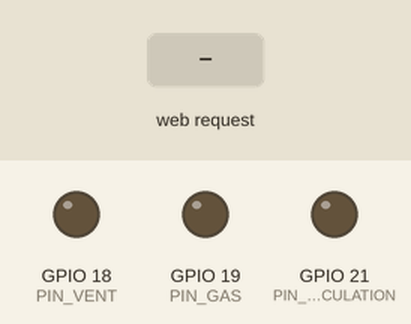
Simulated run of this sketch. Board: ESP32. On the bench: output pins drawn as LEDs (lit = HIGH). The inputs (shaded band) are chosen by the test bench. WiFi joins after 1.5 s; servers stay silent unless stated; what the sketch prints to the serial monitor is not drawn.

Above: at 2.9 s.
3.0 s: HTTP request GET /command/start_gas received
At 4.0 s:
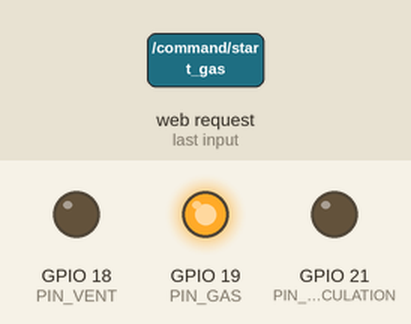
4.5 s: HTTP request GET /command/start_circulation received
At 5.2 s:
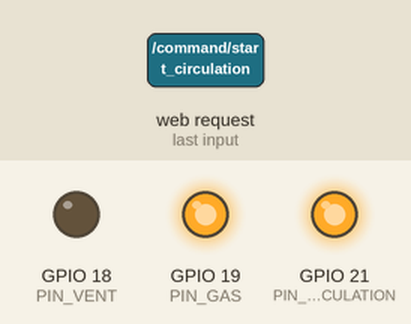
6.0 s: HTTP request GET /command/stop_gas received
At 6.3 s:
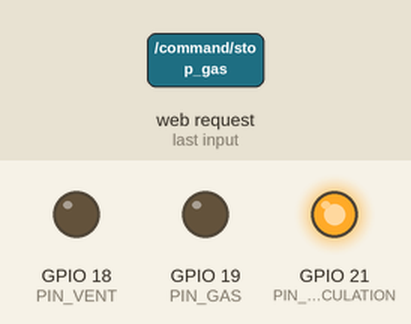
7.5 s: HTTP request GET /command/start_vent received
At 8.6 s:
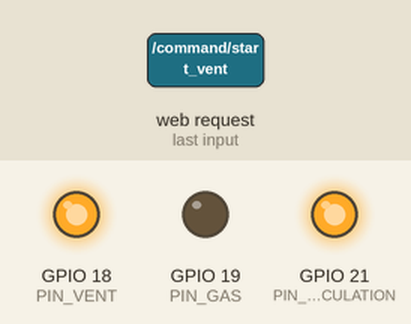
9.0 s: HTTP request GET /command/stop_circulation received
At 9.8 s:
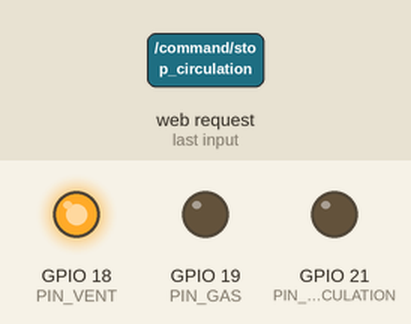
10.5 s: HTTP request GET /command/start_gas received
At 11.0 s:
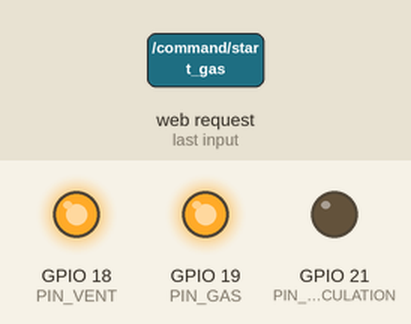
Timing chart, 0 to 13.0 s (numbered marks = the images above; inputs shaded):
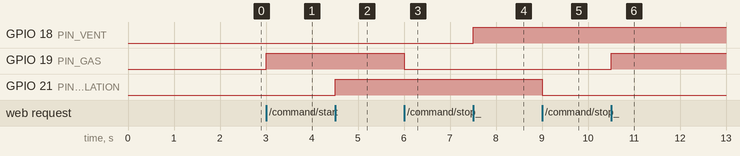

Measured:
- after the input at 3.0 s, GPIO 19 (PIN_GAS): LOW → HIGH at once
- after the input at 4.5 s, GPIO 21 (PIN_CIRCULATION): LOW → HIGH at once
- after the input at 6.0 s, GPIO 19 (PIN_GAS): HIGH → LOW at once
- after the input at 7.5 s, GPIO 18 (PIN_VENT): LOW → HIGH at once
- after the input at 9.0 s, GPIO 21 (PIN_CIRCULATION): HIGH → LOW at once
- after the input at 10.5 s, GPIO 19 (PIN_GAS): LOW → HIGH at once

The sketch:

enverid_relay_interface.ino
```cpp
#include <WiFi.h>
#include <AsyncTCP.h>
#include <ESPAsyncWebServer.h>

// -----------------------------
// Network Config (Static IP)
// -----------------------------
// const char* WIFI_SSID     = "TP-Link_33FE";
// const char* WIFI_PASSWORD = "82250805";
const char* WIFI_SSID     = "ASUS_E9";
const char* WIFI_PASSWORD = "WHwxa031";

IPAddress local_IP(192, 168, 1, 99);
IPAddress gateway(192, 168, 1, 1);
IPAddress subnet(255, 255, 255, 0);
IPAddress dns1(8, 8, 8, 8);

// -----------------------------
// Web Server
// -----------------------------
AsyncWebServer server(80);

// -----------------------------
// Command Queue (Async execution)
// -----------------------------
enum class CommandType : uint8_t {
  START_GAS,
  STOP_GAS,
  START_CIRCULATION,
  STOP_CIRCULATION,
  START_VENT,
  STOP_VENT,
  STOP_ALL,
  CLEANUP
};

struct Command {
  CommandType type;
};

QueueHandle_t cmdQueue;

// -----------------------------
// Relay GPIOs (Active HIGH)
// -----------------------------
constexpr int PIN_CIRCULATION = 21;  // circulation fan
constexpr int PIN_GAS         = 19;  // gas solenoid valve
constexpr int PIN_VENT        = 18;  // vent fan

inline void relayOn(int pin)  { digitalWrite(pin, HIGH);  }
inline void relayOff(int pin) { digitalWrite(pin, LOW); }

// -----------------------------
// Utility: JSON 200 OK response
// -----------------------------
void sendOkJson(AsyncWebServerRequest* request, const char* command) {
  AsyncResponseStream* res = request->beginResponseStream("application/json");
  res->addHeader("Cache-Control", "no-store");
  res->addHeader("Access-Control-Allow-Origin", "*");
  res->print("{\"status\":\"ok\",\"command\":\"");
  res->print(command);
  res->print("\"}");
  request->send(res);
}

void sendErrorJson(AsyncWebServerRequest* request, uint16_t code, const char* message) {
  AsyncResponseStream* res = request->beginResponseStream("application/json");
  res->addHeader("Cache-Control", "no-store");
  res->addHeader("Access-Control-Allow-Origin", "*");
  res->print("{\"status\":\"error\",\"message\":\"");
  res->print(message);
  res->print("\"}");
  res->setCode(code);
  request->send(res);
}

bool enqueueCommand(CommandType t) {
  Command cmd{ t };
  return xQueueSend(cmdQueue, &cmd, 0) == pdTRUE;
}

// -----------------------------
// Command Handlers
// -----------------------------
void handleStartGas() {
  Serial.println("[CMD] start_gas");
  relayOn(PIN_GAS);
}
void handleStopGas() {
  Serial.println("[CMD] stop_gas");
  relayOff(PIN_GAS);
}

void handleStartCirculation() {
  Serial.println("[CMD] start_circulation");
  relayOn(PIN_CIRCULATION);
}
void handleStopCirculation() {
  Serial.println("[CMD] stop_circulation");
  relayOff(PIN_CIRCULATION);
}

void handleStartVent() {
  Serial.println("[CMD] start_vent");
  relayOn(PIN_VENT);
}
void handleStopVent() {
  Serial.println("[CMD] stop_vent");
  relayOff(PIN_VENT);
}

void handleStopAll() {
  Serial.println("[CMD] stop_all");
  relayOff(PIN_GAS);
  relayOff(PIN_CIRCULATION);
  relayOff(PIN_VENT);
}

void handleCleanup() {
  Serial.println("[CMD] cleanup");
  // Example: ensure all OFF
  handleStopAll();
}

// Worker task: consumes queued commands asynchronously
void commandWorker(void* pv) {
  Command cmd;
  while (true) {
    if (xQueueReceive(cmdQueue, &cmd, portMAX_DELAY) == pdTRUE) {
      switch (cmd.type) {
        case CommandType::START_GAS:  handleStartGas();  break;
        case CommandType::STOP_GAS:   handleStopGas();   break;
        case CommandType::START_CIRCULATION: handleStartCirculation(); break;
        case CommandType::STOP_CIRCULATION:  handleStopCirculation();  break;
        case CommandType::START_VENT: handleStartVent(); break;
        case CommandType::STOP_VENT:  handleStopVent();  break;
        case CommandType::STOP_ALL:   handleStopAll();   break;
        case CommandType::CLEANUP:    handleCleanup();   break;
      }
    }
  }
}

// -----------------------------
// Routes
// -----------------------------
void registerRoutes() {
  server.on("/health", HTTP_GET, [](AsyncWebServerRequest* request) {
    sendOkJson(request, "health");
  });

  server.on("/command/start_gas", HTTP_GET, [](AsyncWebServerRequest* request) {
    if (enqueueCommand(CommandType::START_GAS)) sendOkJson(request, "start_gas");
    else sendErrorJson(request, 503, "queue_full");
  });

  server.on("/command/stop_gas", HTTP_GET, [](AsyncWebServerRequest* request) {
    if (enqueueCommand(CommandType::STOP_GAS)) sendOkJson(request, "stop_gas");
    else sendErrorJson(request, 503, "queue_full");
  });

  server.on("/command/start_circulation", HTTP_GET, [](AsyncWebServerRequest* request) {
    if (enqueueCommand(CommandType::START_CIRCULATION)) sendOkJson(request, "start_circulation");
    else sendErrorJson(request, 503, "queue_full");
  });

  server.on("/command/stop_circulation", HTTP_GET, [](AsyncWebServerRequest* request) {
    if (enqueueCommand(CommandType::STOP_CIRCULATION)) sendOkJson(request, "stop_circulation");
    else sendErrorJson(request, 503, "queue_full");
  });

  server.on("/command/start_vent", HTTP_GET, [](AsyncWebServerRequest* request) {
    if (enqueueCommand(CommandType::START_VENT)) sendOkJson(request, "start_vent");
    else sendErrorJson(request, 503, "queue_full");
  });

  server.on("/command/stop_vent", HTTP_GET, [](AsyncWebServerRequest* request) {
    if (enqueueCommand(CommandType::STOP_VENT)) sendOkJson(request, "stop_vent");
    else sendErrorJson(request, 503, "queue_full");
  });

  server.on("/command/stop", HTTP_GET, [](AsyncWebServerRequest* request) {
    if (enqueueCommand(CommandType::STOP_ALL)) sendOkJson(request, "stop");
    else sendErrorJson(request, 503, "queue_full");
  });

  server.on("/command/cleanup", HTTP_GET, [](AsyncWebServerRequest* request) {
    if (enqueueCommand(CommandType::CLEANUP)) sendOkJson(request, "cleanup");
    else sendErrorJson(request, 503, "queue_full");
  });

  server.onNotFound([](AsyncWebServerRequest* request) {
    sendErrorJson(request, 404, "not_found");
  });
}

// -----------------------------
// Wi-Fi Connection
// -----------------------------
bool connectWiFi() {
  Serial.print("Configuring static IP... ");
  if (!WiFi.config(local_IP, gateway, subnet, dns1)) {
    Serial.println("FAILED (WiFi.config).");
    return false;
  }
  Serial.println("OK");

  WiFi.mode(WIFI_STA);
  WiFi.begin(WIFI_SSID, WIFI_PASSWORD);
  Serial.print("Connecting to WiFi");
  const uint32_t start = millis();
  while (WiFi.status() != WL_CONNECTED && (millis() - start) < 15000) {
    delay(250);
    Serial.print(".");
  }
  Serial.println();

  if (WiFi.status() == WL_CONNECTED) {
    Serial.print("Connected. IP: ");
    Serial.println(WiFi.localIP());
    return true;
  } else {
    Serial.println("WiFi connect timeout.");
    return false;
  }
}

// -----------------------------
// Setup & Loop
// -----------------------------
void setup() {
  Serial.begin(115200);
  delay(200);

  // Init GPIOs
  pinMode(PIN_CIRCULATION, OUTPUT);
  pinMode(PIN_GAS, OUTPUT);
  pinMode(PIN_VENT, OUTPUT);

  relayOff(PIN_CIRCULATION);
  relayOff(PIN_GAS);
  relayOff(PIN_VENT);

  // Create command queue
  cmdQueue = xQueueCreate(10, sizeof(Command));
  if (!cmdQueue) {
    Serial.println("FATAL: Failed to create command queue");
    while (true) {
      delay(1000);  // Delay 1s before restarting
      ESP.restart();
    }
  }

  // Start worker task on core 1
  xTaskCreatePinnedToCore(
    commandWorker, "cmd_worker", 4096, nullptr, 1, nullptr, 1
  );

  if (!connectWiFi()) {
    Serial.println("WARNING: WiFi not connected. Server will start anyway (won't be reachable).");
  }

  registerRoutes();
  server.begin();
  Serial.println("Async server started on http://192.168.1.99");
}

void loop() {
  // Nothing to do — everything is async.
}
```
